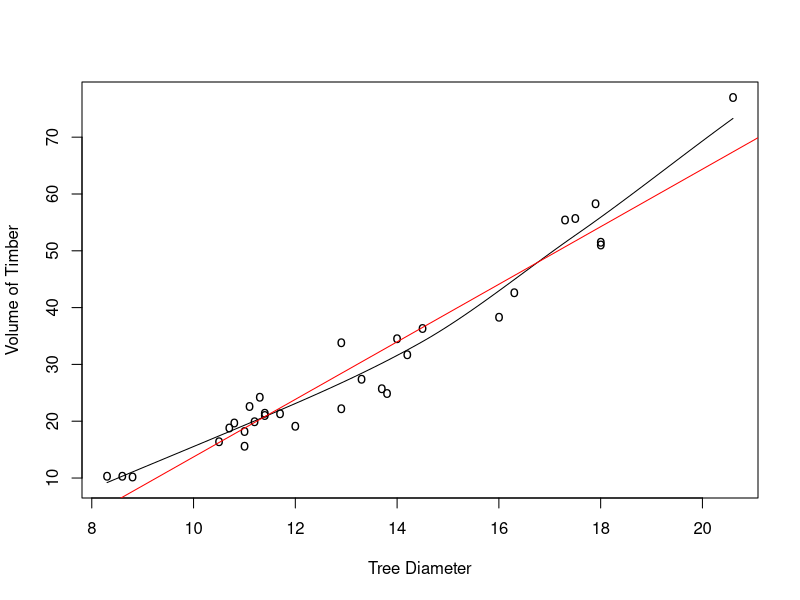

Here is the R script that generated this plot: (Note: this script raises an error after producing the figure.)
{

#Open all the relevent libraries..
library(locfit)

# The commands below 
# 1. Fits a best 'local polynomial' model 
# 2. Computes the RSS from the local model and also from a linear regression
#    model
# 3. Computes the F statistic from the data and also from theory
# 4. If Fdata > Ftheory - reject null hypothesis (i.e, reject that the linear
#    model is a best fit to the data

# The commands also plots the linear model and the local model. 
#  If you have more than one independent variable in X - then comment the plotting
#  commands..

# Test data
data(trees)


#search for best alpha over a range of alpha values between 0,1

X=trees$Girth

Y=trees$Volume

nvar=1

N=length(Y)	#number ofdata points
porder=1
minalpha=2*(nvar*porder+1)/N
alpha1=seq(minalpha,1.0,by=0.05)
n=length(alpha1)


porder=2
minalpha=2*(nvar*porder+1)/N
alpha2=seq(minalpha,1.0,by=0.05)
alpha=c(alpha1,alpha2)

#get the GCV values for all the alpha values in alpha for order of
# polynomial = 1. kern="bisq" argument is to use the bisquare kernel
# in computing the weights of the neighbors, which are then used in
# the weighted least squares..

zz=gcvplot(Y ~ X, alpha=alpha1,deg=1,kern="bisq",ev=dat(),scale=TRUE)
z1=gcvplot(Y ~ X, alpha=alpha2,deg=2,kern="bisq",ev=dat(),scale=TRUE)

# pick the best alpha and the degree of the polynomial that
# gives the least GCV
z2=order(c(zz$values,z1$values))
deg1=1
if(z2[1] > n)deg1=2
bestalpha=alpha[z2[1]]
bestdeg=deg1

zz=locfit(Y ~ X, alpha=bestalpha,deg=bestdeg,kern="bisq",scale=TRUE)
plot(zz, get.data=T, xlab="Tree Diameter", ylab="Volume of Timber")
abline(lsfit(X,Y), col="red")

# Now fit the LOCFIT model using the best alpha and degree obtained from
#above..
# compute RSS0, RSS1 
## test goodness of fit..

zz=locfit(Y ~ X, alpha=bestalpha,deg=bestdeg,kern="bisq",scale=TRUE, ev=dat())
RSS1 = sum(residuals(zz)^2)
nu1 = sum(fitted.locfit(zz,what="infl"))     # trace(L)
nu2 = sum(fitted.locfit(zz,what="vari"))     # trace(L^T L)
## Or
nu1 = zz$dp[6]
nu2 = zz$dp[7]
nu1 = N-2*nu1 + nu2

## Linear regression..

zz=lsfit(X,Y)
RSS0 = sum(residuals(zz)^2)
nu0 = length(zz$coef)		#number of model coefficients
nu0 = N-nu0

Fdata = (RSS0 - RSS1)/(nu0 - nu1)
Fdata = (Fdata / (RSS1 / nu1))

Ftheor = qf(0.95,(nu0-nu1), nu1)    #95% confidence level..

## Fdata > Ftheor   - reject null - i.e., data fits a linear model

}
